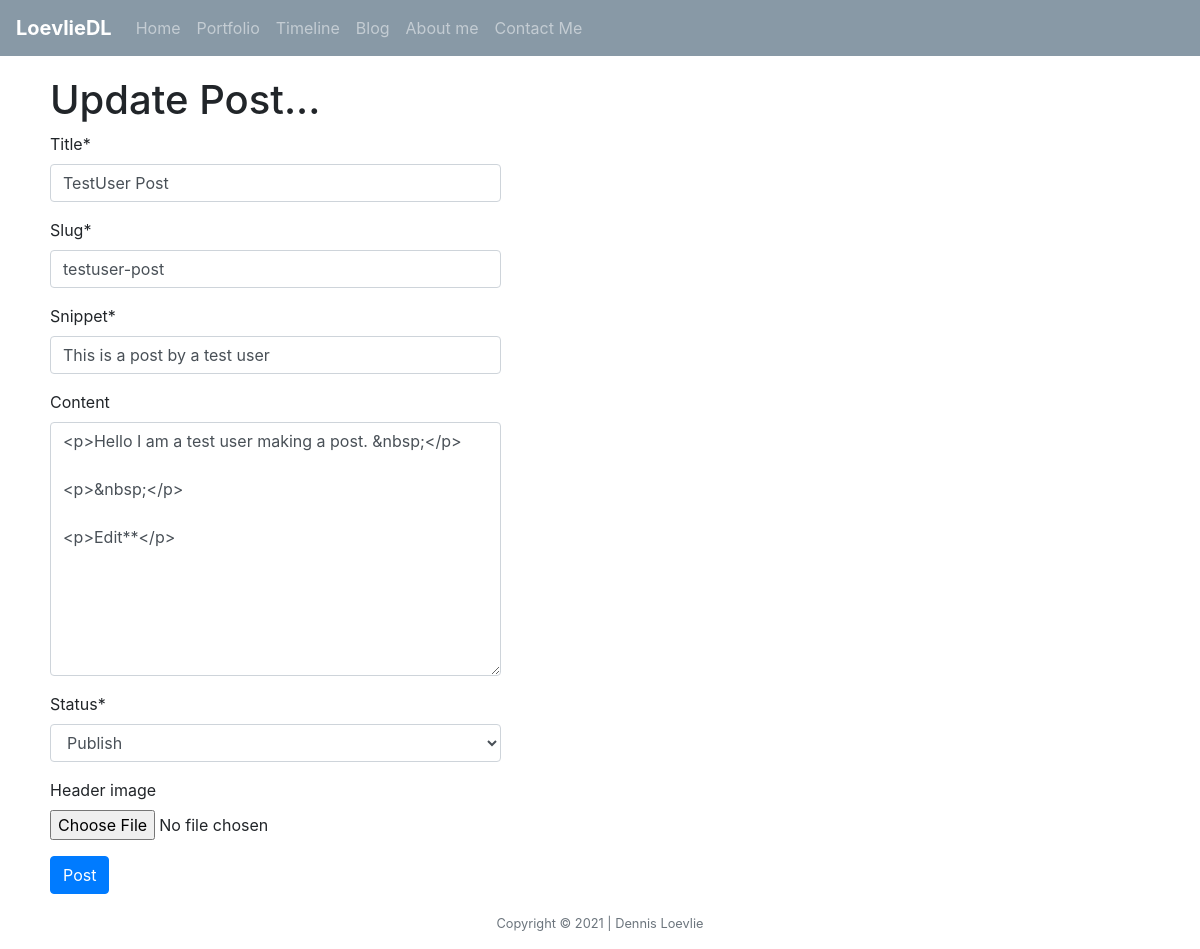
The page /edit/testuser-post/ (signed in) on the database as committed earlier.
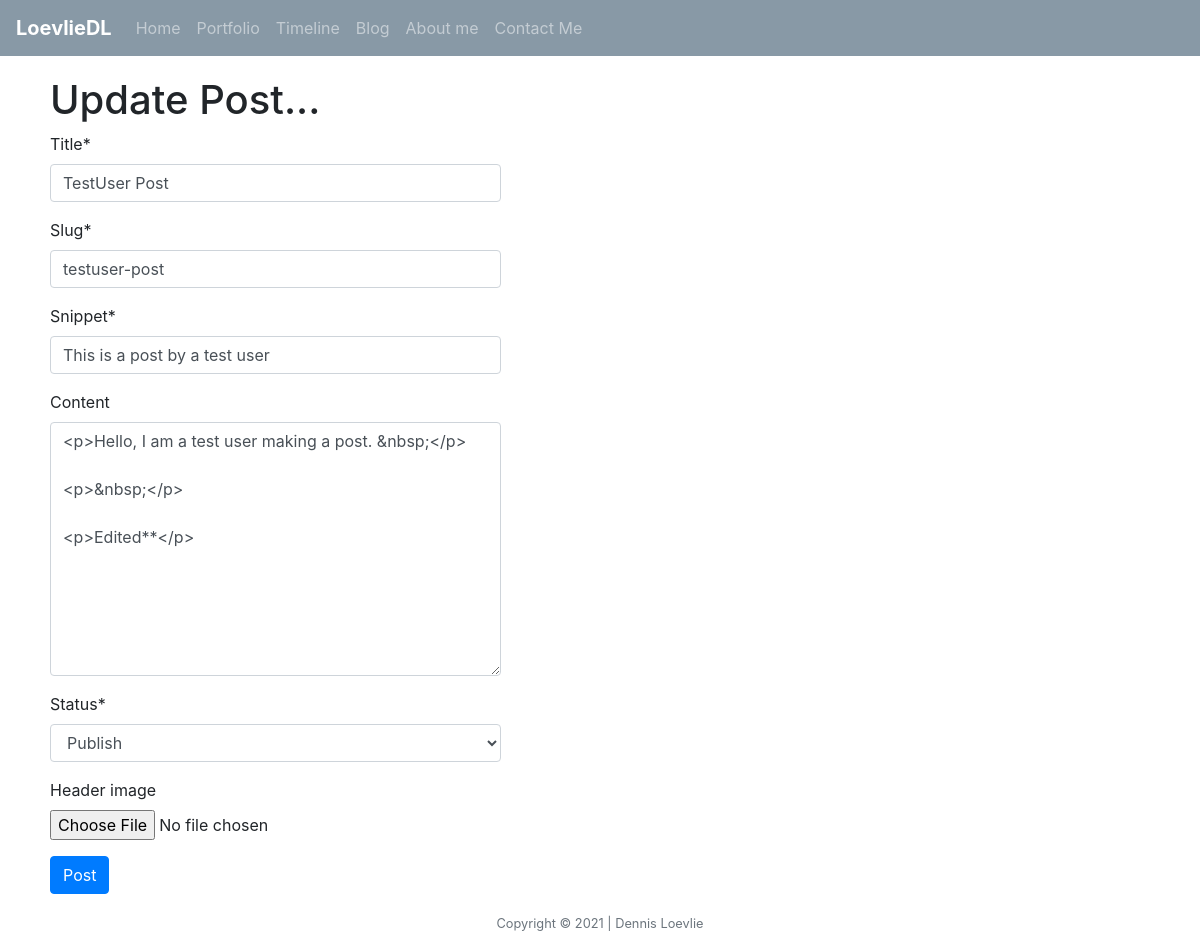
The same page on the database as committed later.
### Portfolio/models.py (models this page shows, shortened)
class Post(models.Model):
    title = models.CharField(max_length=200, unique=True)
    slug = models.SlugField(max_length=200, unique=True)
    snippet = models.CharField(max_length=300, default="Default snippet text")
    author = models.ForeignKey(User, on_delete= models.CASCADE,related_name='blog_posts')
    updated_on = models.DateTimeField(auto_now=True)
    header_image = models.ImageField(null=True,blank=True,upload_to = "images/")
    content = RichTextField(blank=True,null=True)
    created_on = models.DateTimeField(auto_now_add=True)
    status = models.IntegerField(choices=STATUS, default=0)
    class Meta:
        ordering = ['-created_on']

### Portfolio/views.py (the view)
# urls.py: path('edit/<slug:slug>/', views.UpdatePostView, name='update_post'),
def UpdatePostView(request,slug):
    blog_post = get_object_or_404(Post,slug=slug)
    if request.method == 'POST':
        user_profile = User.objects.get(username=request.user.username)
        post_form = UpdateBlogPostForm(request.POST or None, request.FILES or None, instance=blog_post)
        if post_form.is_valid():
            form = post_form.save(commit=False)
            form.author = user_profile
            form = form.save()
            return render(request,'Portfolio/posted.html',{'action':'updating'})
        else:
            print(post_form.errors)
    else:
        if str(request.user.username) == str(blog_post.author):
            form = UpdateBlogPostForm(instance=request.user,initial = {"title":blog_post.title,"slug":blog_post.slug,"snippet":blog_post.snippet,"content":blog_post.content,"status":blog_post.status})
            return render(request,'Portfolio/update_post.html',{'form':form})
        else:
            return HttpResponse("<h1>Only the user who created the post may edit it</h1>")

### Portfolio/forms.py (shortened to what this page needs)
class UpdateBlogPostForm(forms.ModelForm):
    class Meta:
        model = Post
        fields = ('title', 'slug','snippet', 'content','status','header_image')

### Portfolio/templates/Portfolio/update_post.html (shortened to what this page needs)
{% extends "Portfolio/layout.html" %}
{% load static %}
{% load crispy_forms_tags %}
{% block main %}
<div class="container">
    <div class="row">
      <div class="top">
        <div class="card-body">
<h1>Update Post...</h1>
<form method="POST" enctype="multipart/form-data">
    {{ form|crispy }}
    <button type="submit" class="btn btn-primary">Post</button>
</form>
</div>
</div>
</div>
</div>
{%endblock%}

Rows that differ between the two databases and show on the page:
changed Post "TestUser Post": content "<p>Hello I am a test user making a post. &nbsp;</p> <p>&nbsp;</p> <p>Edit**</p>" → "<p>Hello, I am a test user making a post. &nbsp;</p> <p>&nbsp;</p> <p>Edited**</p>"
